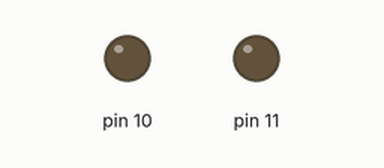
Simulated run of this sketch. Board: Arduino Uno, built with avr-gcc and run on an emulated ATmega328P. Shown: output pins drawn as LEDs (lit = HIGH).

Above: at 0.15 s.
Timing chart, 0 to 1.6 s (numbered marks = the images above):
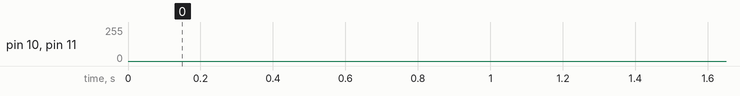

The sketch:

sketch_sep14a.ino
```cpp
void setup() {
  // put your setup code here, to run once:

pinMode(10,INPUT);
pinMode(11,INPUT);
}

void loop() {
  // put your main code here, to run repeatedly:
for(int i=0;i<256;i++){
  analogWrite(10,i);
  delay(1);

  analogWrite(11,255-i);
  delay(1);

  }
for(int i=0;i<256;i++){
  analogWrite(10,255-i);
  delay(1);

  analogWrite(11,i);
  delay(1);
  }


}
```
